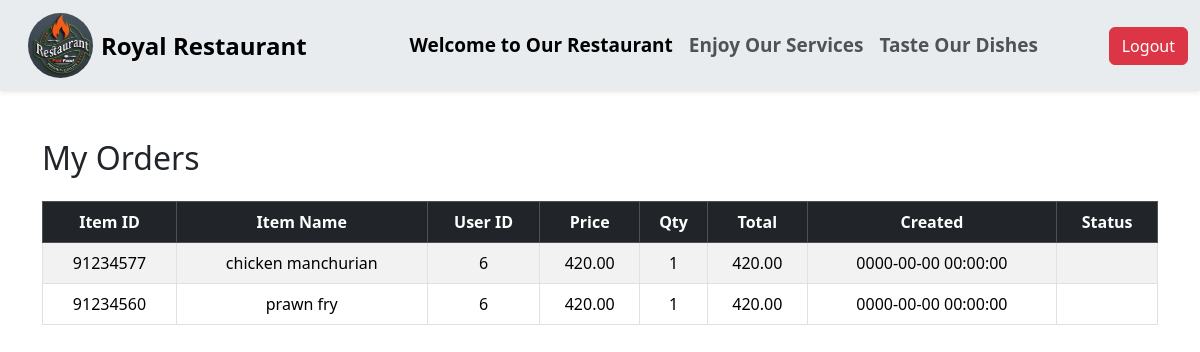
/order.php (signed in), run on the app's committed database.
### tables this page shows
CREATE TABLE `order_items` (
  `id` int(11) NOT NULL,
  `item_id` int(11) NOT NULL,
  `item_name` varchar(255) NOT NULL,
  `user_id` int(10) NOT NULL,
  `price` decimal(10,2) NOT NULL,
  `qty` int(11) NOT NULL,
  `total` decimal(10,2) NOT NULL,
  `created_at` timestamp NOT NULL DEFAULT current_timestamp() ON UPDATE current_timestamp()
);

### order.php (the view, shortened to what this page needs)
<?php
include 'connect.php';
$user_id = $_SESSION['id'];
$sql = "SELECT * FROM order_items WHERE user_id = ?";
$stmt = $con->prepare($sql);
$stmt->bind_param("i", $user_id);
$stmt->execute();
$orders = $stmt->get_result();
?>
<!DOCTYPE html>
<html lang="en">
<head>
    <link href="https://cdn.jsdelivr.net/npm/bootstrap@5.3.3/dist/css/bootstrap.min.css" rel="stylesheet">
</head>
<body>
<header class="sticky-top shadow-sm">
    <nav class="navbar navbar-expand-lg bg-body-secondary">
        <div class="container-fluid">
            <a class="navbar-brand px-3 d-flex align-items-center" href="#">
                <img src="assets/images/logo1.jpg" class="img-fluid rounded-circle me-2"
                    style="width:65px; height:65px;" alt="Logo">
                <span class="fw-bold fs-4">Royal Restaurant</span>
            </a>
            <div class="collapse navbar-collapse" id="navbarSupportedContent">
                <ul class="navbar-nav mx-auto mb-2 mb-lg-0">
                    <li class="nav-item"><a class="nav-link active fw-semibold" href="#" style="font-size: 19px;">Welcome to Our Restaurant</a></li>
                    <li class="nav-item"><a class="nav-link fw-semibold" href="#" style="font-size: 19px;">Enjoy Our Services</a></li>
                    <li class="nav-item"><a class="nav-link fw-semibold" href="#" style="font-size: 19px;">Taste Our Dishes</a></li>
                </ul>
                <ul class="navbar-nav">
                    <li class="nav-item">
                        <a href="place.php" class="btn btn-danger d-flex align-items-center gap-2">
                            Logout
                        </a>
                    </li>
                </ul>
            </div>
        </div>
    </nav>
</header>
<section>
<main>
    <div class="container mt-5">
    <h2 class="mb-4">My Orders</h2>
    <div class="table-responsive">
        <table class="table table-bordered table-striped text-center">
            <thead class="table-dark">
                <tr>
                    <th>Item ID</th>
                    <th>Item Name</th>
                    <th>User ID</th>
                    <th>Price</th>
                    <th>Qty</th>
                    <th>Total</th>
                    <th>Created</th>
                    <th>Status</th>
                </tr>
            </thead>
            <tbody>
                <?php
                 while ($order = $orders->fetch_assoc()): ?>
                    <tr>
                        <td><?= $order['item_id']; ?></td>
                        <td><?= $order['item_name']; ?></td>
                        <td><?= $order['user_id']; ?></td>
                        <td><?= $order['price']; ?></td>
                        <td><?= $order['qty']; ?></td>
                        <td><?= $order['total']; ?></td>
                        <td><?= $order['created_at']; ?></td>
                        <td>
                    </tr>
                     <?php endwhile; ?>
            </tbody>
        </table>
    </div>
</div>
</section>
</body>
</html>

### data on the page
order_items: item "91234577", item_name "chicken manchurian", user "6", price "420.00", qty "1", total "420.00", created_at "0000-00-00 00:00:00"
order_items: item "91234560", item_name "prawn fry", user "6", price "420.00", qty "1", total "420.00", created_at "0000-00-00 00:00:00"
